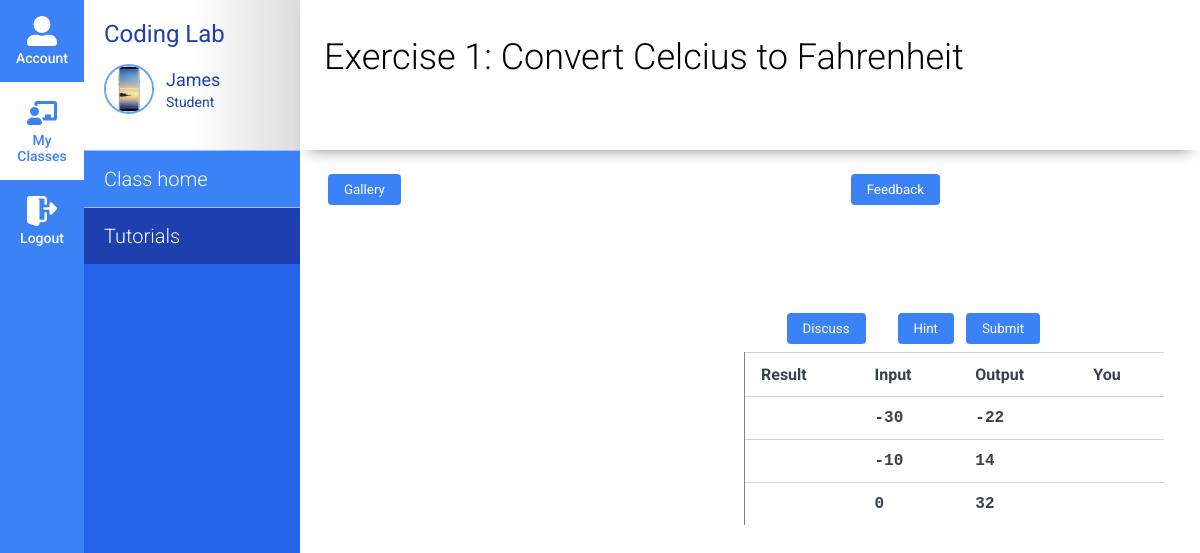
Screenshot of /tutorial/26/exercise/2/ (signed in) with the database file from the repository.
### student/models.py (models this page shows, shortened)
class StudentProfile(models.Model):
    user = models.OneToOneField(settings.AUTH_USER_MODEL,
                                on_delete=models.CASCADE)
    phone = models.CharField(max_length=50)
    photo = models.ImageField(upload_to='profile')
    class_enrolled = models.ManyToManyField(Class,
                                        related_name='enrolled_in',
                                        blank=True)

class Exercise(models.Model):
    tutorial = models.ForeignKey(Tutorial, on_delete=models.CASCADE)
    title = models.CharField(max_length=400)
    order = models.IntegerField()
    question = models.TextField()
    testcases = models.TextField()
    date_created = models.DateField(auto_now_add=True)

### student/views.py (the view)
# urls.py: path('tutorial/<int:assignment_id>/exercise/<int:id>/', views.exercise, name='exercise'),
@login_required
def exercise(request, id, assignment_id):
    profile = StudentProfile.objects.get(user=request.user)
    assignment = get_object_or_404(Assignment, id=assignment_id)
    tutorial = assignment.tutorial
    exercise = Exercise.objects.get(id=id)
    print(exercise.testcases)
    testcases = json.loads(exercise.testcases)
    completed = ExerciseProgress.objects.get(exercise=exercise, assignment=assignment)
    context = {
        'exercise': exercise,
        'testcases': testcases,
        'completed': completed,
        'profile': profile,
    }
    return render(request, 'exercise.html', context)

### student/templates/exercise.html (shortened to what this page needs)
{% load static %}
<html lang="en">
<head>
  <link rel="stylesheet" href="{% static 'css/layout.css' %}">
  <link rel="stylesheet" href="{% static 'css/exercise.css' %}">
  <link rel="stylesheet" href="{% static 'vendor/codemirror/lib/codemirror.css' %}">
  <link rel="stylesheet" href="{% static 'vendor/prism.css' %}">
</head>
<body>
<div class="sidenav">
  <div class="sidenav-link">
    <a href="{% url 'account' %}">
      <div class="navi-icon">
      </div>
      Account
    </a>
  </div>
  <div class="sidenav-link active">
    <a href="{% url 'classes' %}">
      <div class="navi-icon"></div>
      My Classes
    </a>
  </div>
  <div class="sidenav-link">
    <a href="{% url 'logout' %}">
      <div class="navi-icon">
      </div>
      Logout
    </a>
  </div>
</div>
<div class="widenav">
  <div class="widenav-brand">
    <h2 class="widenav-brand--title-coding">Coding Lab</h2>
    <div class="profile-container">
      <img src="{{ profile.photo.url }}" alt="" class="profile-photo">
      <div class="profile-text-container">
        <p class="profile-username">{{ profile.user.username }}</p>
        <p class="profile-role">
          {% if profile.role == 'I' %}
            Instructor
          {% else %}
            Student
          {% endif %}
        </p>
      </div>
    </div>
  </div>
  <div class="widenav-links">
    <div class="widenav-link">
      <a href="{% url 'classes' %}">Class home</a>
    </div>
    <div class="widenav-link active">
      <a href="#">Tutorials</a>
    </div>
  </div>
</div>
<div class="content">
  <nav class="content--nav">
    <h1 class="content--nav-title">Exercise {{ exercise.order }}: {{ exercise.title }}</h1>
  </nav>
  <div class="feedback-bar">
    <button class="gallery-btn" id="gallery-btn" onclick="openGallery()">Gallery</button>
    <button class="feedback-btn" id="feedback-btn" onclick="handleOpenFeedback(event)">Feedback</button>
  </div>
  <div class="content--content">
    <div class="editor-options">
      <div>
        <button class="editor--chat-btn">Discuss</button>
        <button class="editor--hint-btn">Hint</button>
        <button class="editor--submit-btn" id="editor-submit" onclick="submit()">Submit</button>
      </div>
    </div>
    <div class="exercise-input--container">
      <div class="editor-container">
      </div>
      <div class="testcase-container">
        <table class="testcase-table">
          <thead>
            <tr>
              <th>Result</th>
              <th>Input</th>
              <th>Output</th>
              <th>You</th>
            </tr>
          </thead>
          <tbody>
            {% for testcase in testcases %}
            <tr class="testcase-row">
              <td class="testcase-result"></td>
              <td>{{ testcase.input }}</td>
              <td>{{ testcase.output }}</td>
              <td class="testcase-user-output"></td>
            </tr>
            {% endfor %}
          </tbody>
        </table>
      </div>
    </div>
  </div>
</div>
</body>

### student/static/css/layout.css (style rules this page uses)
* { font-family: 'Roboto', sans-serif; box-sizing: border-box; }
body { display: flex; margin: 0; }
a { text-decoration: none; }
p, h1, h2, h3, h4, h5, h6 { margin: 0 }
.sidenav { display: flex; flex-direction: column; flex-basis: 7%; background-color: #3B82F6; color: white; text-align: center; font-weight: 500; }
.sidenav-link { cursor: pointer; padding: 16px 8px; }
.sidenav-link.active, .sidenav-link.active .navi-icon, .sidenav-link.active a { color: #3B82F6; background-color: white; }
.navi-icon { color: white; font-size: 30px; display: flex; justify-content: center; margin-bottom: 4px; }
.sidenav-link a { font-size: 14px; text-decoration: none; color: white; }
.widenav { flex-basis: 18%; color: white; background-color: #2563EB; }
.widenav-brand { display: flex; flex-direction: column; padding: 0 20px; background: linear-gradient(90deg, rgb(255, 255, 255) 50%, rgb(220, 220, 220) 100%); height: 150px; justify-content: center; }
.widenav-brand--title-coding { font-size: 24px; color: #1E40AF; margin: 0; font-weight: 400; }
.profile-container { display: flex; padding: 16px 0; align-items: center; }
.profile-photo { border-radius: 50%; border: 2px solid #60A5FA; width: 50px; height: 50px; }
.profile-text-container { padding-left: 12px; }
.profile-username { color: #1E40AF; font-size: 18px; }
.profile-role { font-size: 14px; color: #1E40AF; margin-top: 4px; }
.widenav-links { background-color: #2563EB; }
.widenav-link { background-color: #3B82F6; border-top: 1px solid #93C5FD; padding: 16px 20px; cursor: pointer; font-size: 20px; font-weight: 300; }
.widenav-link.active { background-color: #1E40AF; }
.widenav-link a { color: white; }
.content { flex: 1; }
.content--nav { height: 150px; padding-top: 36px; padding-left: 24px; box-shadow: 0 10px 14px -10px #858585; }
.content--nav-title { font-size: 36px; font-weight: 300; margin-bottom: 24px; }
.content--content { display: flex; flex-wrap: wrap; padding: 24px; }

### student/static/css/exercise.css (style rules this page uses)
.content--content { display: block; padding: 36px 36px 36px 24px; }
.exercise-input--container { display: flex; }
.editor-container, .testcase-container { flex-basis: 50%; }
.editor-options { display: flex; justify-content: space-between; padding: 8px 120px; }
.editor-options button, input[type=submit], .feedback-btn, .gallery-btn, .gallery-close-btn, .upvote-btn { margin: 0 4px; padding: 8px 16px; border: none; border-radius: 4px; color: white; background-color: #3B82F6; cursor: pointer; }
.editor-options .editor--chat-btn { margin-right: 24px; }
.testcase-container { border-left: 1px solid gray; }
.testcase-table { width: 100%; border-collapse: collapse; }
.testcase-table tbody tr td { font-family: 'Source Code Pro', monospace !important; font-weight: 700; }
.testcase-table td, .testcase-table th { color: #374151; border-top: 1px solid #D1D5DB; padding: 12px 16px; text-align: left; }
.feedback-btn, .gallery-btn { display: block; }
.feedback-btn { margin-left: auto; }
.feedback-bar { display: flex; justify-content: space-between; padding-top: 24px; padding-left: 24px; padding-right: 256px; }

### rows the page displays
StudentProfile: photo (picture), user.username "James"
Exercise: order "1", title "Convert Celcius to Fahrenheit"

### other values shown
{{ testcase.input }} "-30" "-10" "0"
{{ testcase.output }} "-22" "14" "32"
